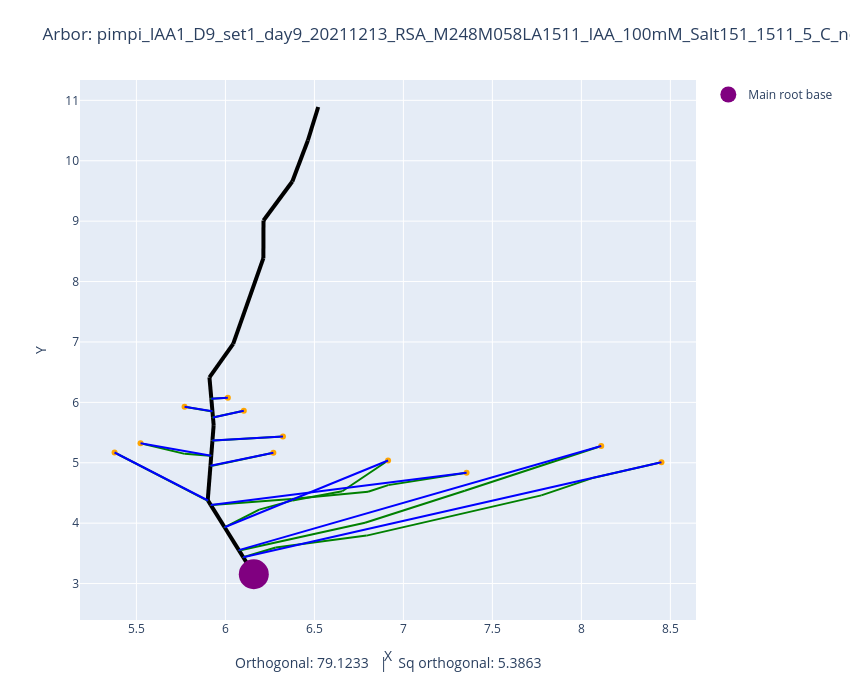

Write notebook code for a chart like this one.
### Code cell
plot_arbors(fname, 0, 1)

### Figure 1 — Plotly figure (JSON) as saved in the notebook; plotly's stock layout.template omitted (floating-point values rounded to 4 significant figures)
{"data": [{"line": {"color": "black", "width": 4}, "mode": "lines", "showlegend": false, "type": "scatter", "x": [6.159, 6.1], "y": [3.154, 3.435]}, {"line": {"color": "black", "width": 4}, "mode": "lines", "showlegend": false, "type": "scatter", "x": [6.1, 6.075], "y": [3.435, 3.553]}, {"line": {"color": "black", "width": 4}, "mode": "lines", "showlegend": false, "type": "scatter", "x": [6.075, 5.995], "y": [3.553, 3.932]}, {"line": {"color": "black", "width": 4}, "mode": "lines", "showlegend": false, "type": "scatter", "x": [5.995, 5.918], "y": [3.932, 4.299]}, {"line": {"color": "black", "width": 4}, "mode": "lines", "showlegend": false, "type": "scatter", "x": [5.918, 5.902], "y": [4.299, 4.375]}, {"line": {"color": "black", "width": 4}, "mode": "lines", "showlegend": false, "type": "scatter", "x": [5.902, 5.901], "y": [4.375, 4.381]}, {"line": {"color": "black", "width": 4}, "mode": "lines", "showlegend": false, "type": "scatter", "x": [5.901, 5.916], "y": [4.381, 4.95]}, {"line": {"color": "black", "width": 4}, "mode": "lines", "showlegend": false, "type": "scatter", "x": [5.916, 5.92], "y": [4.95, 5.116]}, {"line": {"color": "black", "width": 4}, "mode": "lines", "showlegend": false, "type": "scatter", "x": [5.92, 5.927], "y": [5.116, 5.367]}, {"line": {"color": "black", "width": 4}, "mode": "lines", "showlegend": false, "type": "scatter", "x": [5.927, 5.934], "y": [5.367, 5.624]}, {"line": {"color": "black", "width": 4}, "mode": "lines", "showlegend": false, "type": "scatter", "x": [5.934, 5.93], "y": [5.624, 5.75]}, {"line": {"color": "black", "width": 4}, "mode": "lines", "showlegend": false, "type": "scatter", "x": [5.93, 5.927], "y": [5.75, 5.855]}, {"line": {"color": "black", "width": 4}, "mode": "lines", "showlegend": false, "type": "scatter", "x": [5.927, 5.921], "y": [5.855, 6.061]}, {"line": {"color": "black", "width": 4}, "mode": "lines", "showlegend": false, "type": "scatter", "x": [5.921, 5.91], "y": [6.061, 6.414]}, {"line": {"color": "black", "width": 4}, "mode": "lines", "showlegend": false, "type": "scatter", "x": [5.91, 6.044], "y": [6.414, 6.967]}, {"line": {"color": "black", "width": 4}, "mode": "lines", "showlegend": false, "type": "scatter", "x": [6.044, 6.213], "y": [6.967, 8.388]}, {"line": {"color": "black", "width": 4}, "mode": "lines", "showlegend": false, "type": "scatter", "x": [6.213, 6.214], "y": [8.388, 9.011]}, {"line": {"color": "black", "width": 4}, "mode": "lines", "showlegend": false, "type": "scatter", "x": [6.214, 6.376], "y": [9.011, 9.657]}, {"line": {"color": "black", "width": 4}, "mode": "lines", "showlegend": false, "type": "scatter", "x": [6.376, 6.463], "y": [9.657, 10.34]}, {"line": {"color": "black", "width": 4}, "mode": "lines", "showlegend": false, "type": "scatter", "x": [6.463, 6.521], "y": [10.34, 10.89]}, {"line": {"color": "green", "width": 2}, "mode": "lines", "showlegend": false, "type": "scatter", "x": [8.45, 8.057], "y": [5.01, 4.742]}, {"line": {"color": "green", "width": 2}, "mode": "lines", "showlegend": false, "type": "scatter", "x": [8.057, 7.775], "y": [4.742, 4.46]}, {"line": {"color": "green", "width": 2}, "mode": "lines", "showlegend": false, "type": "scatter", "x": [7.775, 6.793], "y": [4.46, 3.794]}, {"line": {"color": "green", "width": 2}, "mode": "lines", "showlegend": false, "type": "scatter", "x": [6.793, 6.283], "y": [3.794, 3.596]}, {"line": {"color": "green", "width": 2}, "mode": "lines", "showlegend": false, "type": "scatter", "x": [6.283, 6.1], "y": [3.596, 3.435]}, {"line": {"color": "green", "width": 2}, "mode": "lines", "showlegend": false, "type": "scatter", "x": [6.1, 6.1], "y": [3.435, 3.435]}, {"line": {"color": "green", "width": 2}, "mode": "lines", "showlegend": false, "type": "scatter", "x": [8.112, 7.345], "y": [5.278, 4.535]}, {"line": {"color": "green", "width": 2}, "mode": "lines", "showlegend": false, "type": "scatter", "x": [7.345, 6.785], "y": [4.535, 4.006]}, {"line": {"color": "green", "width": 2}, "mode": "lines", "showlegend": false, "type": "scatter", "x": [6.785, 6.091], "y": [4.006, 3.557]}, {"line": {"color": "green", "width": 2}, "mode": "lines", "showlegend": false, "type": "scatter", "x": [6.091, 6.075], "y": [3.557, 3.553]}, {"line": {"color": "green", "width": 2}, "mode": "lines", "showlegend": false, "type": "scatter", "x": [6.914, 6.657], "y": [5.038, 4.529]}, {"line": {"color": "green", "width": 2}, "mode": "lines", "showlegend": false, "type": "scatter", "x": [6.657, 6.378], "y": [4.529, 4.377]}, {"line": {"color": "green", "width": 2}, "mode": "lines", "showlegend": false, "type": "scatter", "x": [6.378, 6.19], "y": [4.377, 4.224]}, {"line": {"color": "green", "width": 2}, "mode": "lines", "showlegend": false, "type": "scatter", "x": [6.19, 5.994], "y": [4.224, 3.932]}, {"line": {"color": "green", "width": 2}, "mode": "lines", "showlegend": false, "type": "scatter", "x": [5.994, 5.995], "y": [3.932, 3.932]}, {"line": {"color": "green", "width": 2}, "mode": "lines", "showlegend": false, "type": "scatter", "x": [7.355, 6.915], "y": [4.833, 4.63]}, {"line": {"color": "green", "width": 2}, "mode": "lines", "showlegend": false, "type": "scatter", "x": [6.915, 6.801], "y": [4.63, 4.52]}, {"line": {"color": "green", "width": 2}, "mode": "lines", "showlegend": false, "type": "scatter", "x": [6.801, 6.373], "y": [4.52, 4.398]}, {"line": {"color": "green", "width": 2}, "mode": "lines", "showlegend": false, "type": "scatter", "x": [6.373, 5.925], "y": [4.398, 4.3]}, {"line": {"color": "green", "width": 2}, "mode": "lines", "showlegend": false, "type": "scatter", "x": [5.925, 5.918], "y": [4.3, 4.299]}, {"line": {"color": "green", "width": 2}, "mode": "lines", "showlegend": false, "type": "scatter", "x": [6.269, 5.927], "y": [5.167, 4.949]}, {"line": {"color": "green", "width": 2}, "mode": "lines", "showlegend": false, "type": "scatter", "x": [5.927, 5.916], "y": [4.949, 4.95]}, {"line": {"color": "green", "width": 2}, "mode": "lines", "showlegend": false, "type": "scatter", "x": [6.323, 5.937], "y": [5.433, 5.367]}, {"line": {"color": "green", "width": 2}, "mode": "lines", "showlegend": false, "type": "scatter", "x": [5.937, 5.927], "y": [5.367, 5.367]}, {"line": {"color": "green", "width": 2}, "mode": "lines", "showlegend": false, "type": "scatter", "x": [6.103, 5.928], "y": [5.861, 5.75]}, {"line": {"color": "green", "width": 2}, "mode": "lines", "showlegend": false, "type": "scatter", "x": [5.928, 5.93], "y": [5.75, 5.75]}, {"line": {"color": "green", "width": 2}, "mode": "lines", "showlegend": false, "type": "scatter", "x": [6.014, 5.917], "y": [6.074, 6.061]}, {"line": {"color": "green", "width": 2}, "mode": "lines", "showlegend": false, "type": "scatter", "x": [5.917, 5.921], "y": [6.061, 6.061]}, {"line": {"color": "green", "width": 2}, "mode": "lines", "showlegend": false, "type": "scatter", "x": [5.77, 5.918], "y": [5.927, 5.854]}, {"line": {"color": "green", "width": 2}, "mode": "lines", "showlegend": false, "type": "scatter", "x": [5.918, 5.927], "y": [5.854, 5.855]}, {"line": {"color": "green", "width": 2}, "mode": "lines", "showlegend": false, "type": "scatter", "x": [5.523, 5.771], "y": [5.323, 5.147]}, {"line": {"color": "green", "width": 2}, "mode": "lines", "showlegend": false, "type": "scatter", "x": [5.771, 5.913], "y": [5.147, 5.116]}, {"line": {"color": "green", "width": 2}, "mode": "lines", "showlegend": false, "type": "scatter", "x": [5.913, 5.92], "y": [5.116, 5.116]}, {"line": {"color": "green", "width": 2}, "mode": "lines", "showlegend": false, "type": "scatter", "x": [5.377, 5.899], "y": [5.17, 4.375]}, {"line": {"color": "green", "width": 2}, "mode": "lines", "showlegend": false, "type": "scatter", "x": [5.899, 5.902], "y": [4.375, 4.375]}, {"marker": {"color": "orange"}, "mode": "markers", "showlegend": false, "type": "scatter", "x": [8.45], "y": [5.01]}, {"marker": {"color": "orange"}, "mode": "markers", "showlegend": false, "type": "scatter", "x": [8.112], "y": [5.278]}, {"marker": {"color": "orange"}, "mode": "markers", "showlegend": false, "type": "scatter", "x": [6.914], "y": [5.038]}, {"marker": {"color": "orange"}, "mode": "markers", "showlegend": false, "type": "scatter", "x": [7.355], "y": [4.833]}, {"marker": {"color": "orange"}, "mode": "markers", "showlegend": false, "type": "scatter", "x": [6.269], "y": [5.167]}, {"marker": {"color": "orange"}, "mode": "markers", "showlegend": false, "type": "scatter", "x": [6.323], "y": [5.433]}, {"marker": {"color": "orange"}, "mode": "markers", "showlegend": false, "type": "scatter", "x": [6.103], "y": [5.861]}, {"marker": {"color": "orange"}, "mode": "markers", "showlegend": false, "type": "scatter", "x": [6.014], "y": [6.074]}, {"marker": {"color": "orange"}, "mode": "markers", "showlegend": false, "type": "scatter", "x": [5.77], "y": [5.927]}, {"marker": {"color": "orange"}, "mode": "markers", "showlegend": false, "type": "scatter", "x": [5.523], "y": [5.323]}, {"marker": {"color": "orange"}, "mode": "markers", "showlegend": false, "type": "scatter", "x": [5.377], "y": [5.17]}, {"marker": {"color": "purple", "size": 30}, "mode": "markers", "name": "Main root base", "type": "scatter", "x": [6.159], "y": [3.154]}, {"line": {"color": "blue"}, "mode": "lines", "showlegend": false, "type": "scatter", "x": [8.45, 6.1], "y": [5.01, 3.435]}, {"line": {"color": "blue"}, "mode": "lines", "showlegend": false, "type": "scatter", "x": [8.112, 6.075], "y": [5.278, 3.553]}, {"line": {"color": "blue"}, "mode": "lines", "showlegend": false, "type": "scatter", "x": [6.914, 5.995], "y": [5.038, 3.932]}, {"line": {"color": "blue"}, "mode": "lines", "showlegend": false, "type": "scatter", "x": [7.355, 5.918], "y": [4.833, 4.299]}, {"line": {"color": "blue"}, "mode": "lines", "showlegend": false, "type": "scatter", "x": [6.269, 5.916], "y": [5.167, 4.95]}, {"line": {"color": "blue"}, "mode": "lines", "showlegend": false, "type": "scatter", "x": [6.323, 5.927], "y": [5.433, 5.367]}, {"line": {"color": "blue"}, "mode": "lines", "showlegend": false, "type": "scatter", "x": [6.103, 5.93], "y": [5.861, 5.75]}, {"line": {"color": "blue"}, "mode": "lines", "showlegend": false, "type": "scatter", "x": [6.014, 5.921], "y": [6.074, 6.061]}, {"line": {"color": "blue"}, "mode": "lines", "showlegend": false, "type": "scatter", "x": [5.77, 5.927], "y": [5.927, 5.855]}, {"line": {"color": "blue"}, "mode": "lines", "showlegend": false, "type": "scatter", "x": [5.523, 5.92], "y": [5.323, 5.116]}, {"line": {"color": "blue"}, "mode": "lines", "showlegend": false, "type": "scatter", "x": [5.377, 5.902], "y": [5.17, 4.375]}], "layout": {"annotations": [{"font": {"size": 14}, "showarrow": false, "text": "Orthogonal: 79.1233   |   Sq orthogonal: 5.3863", "x": 0.5, "xref": "paper", "y": -0.1, "yref": "paper"}], "height": 700, "margin": {"b": 80, "t": 80}, "title": {"text": "Arbor: pimpi_IAA1_D9_set1_day9_20211213_RSA_M248M058LA1511_IAA_100mM_Salt151_1511_5_C_noiaa.csv   |   G=0, alpha=1"}, "width": 850, "xaxis": {"autorange": true, "range": [5.183, 8.644], "title": {"text": "X"}, "type": "linear"}, "yaxis": {"autorange": true, "range": [2.397, 11.34], "title": {"text": "Y"}, "type": "linear"}}}
